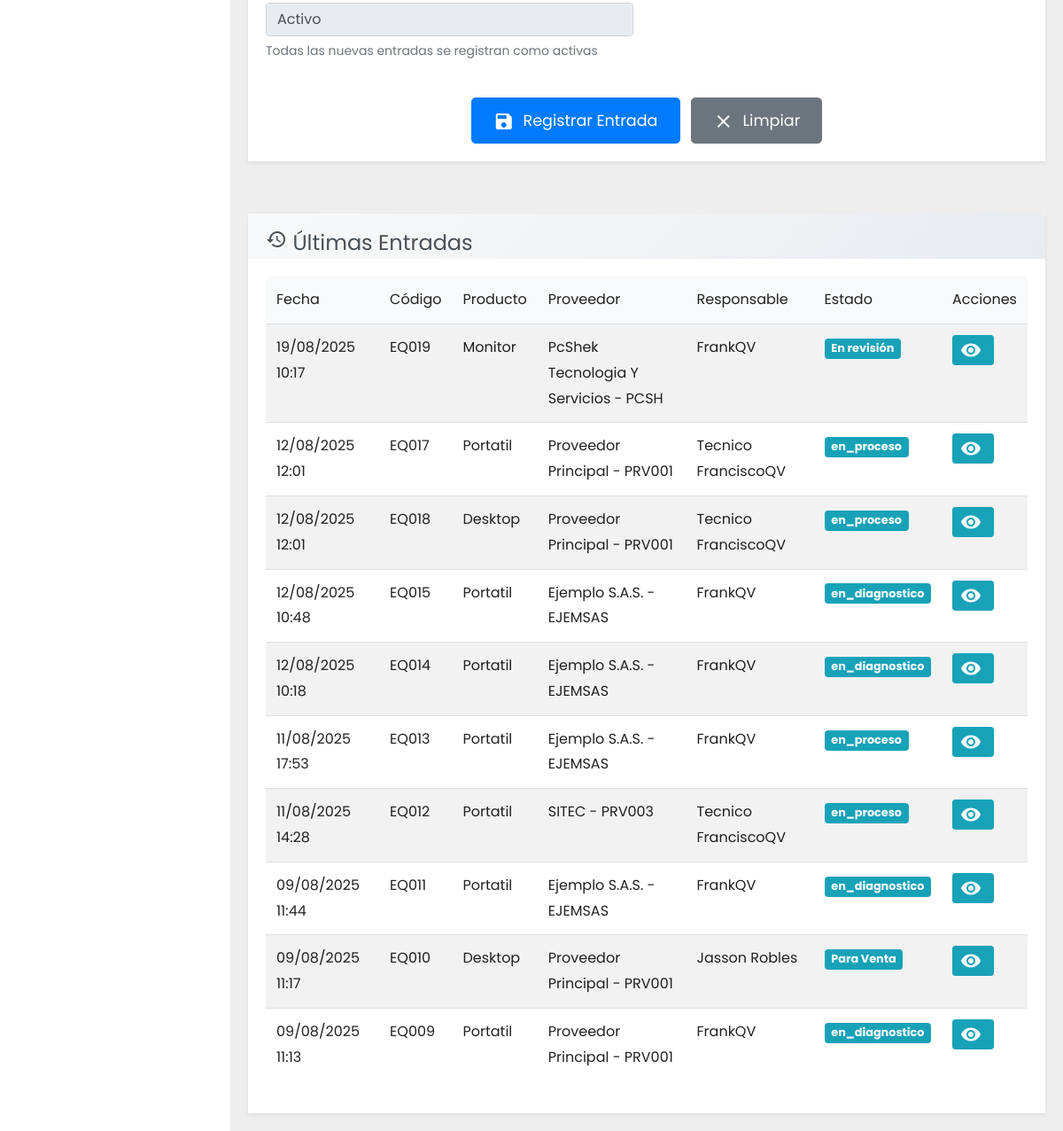
The page /frontend/bodega/entradas.php (signed in, lower part) on the database as committed earlier.
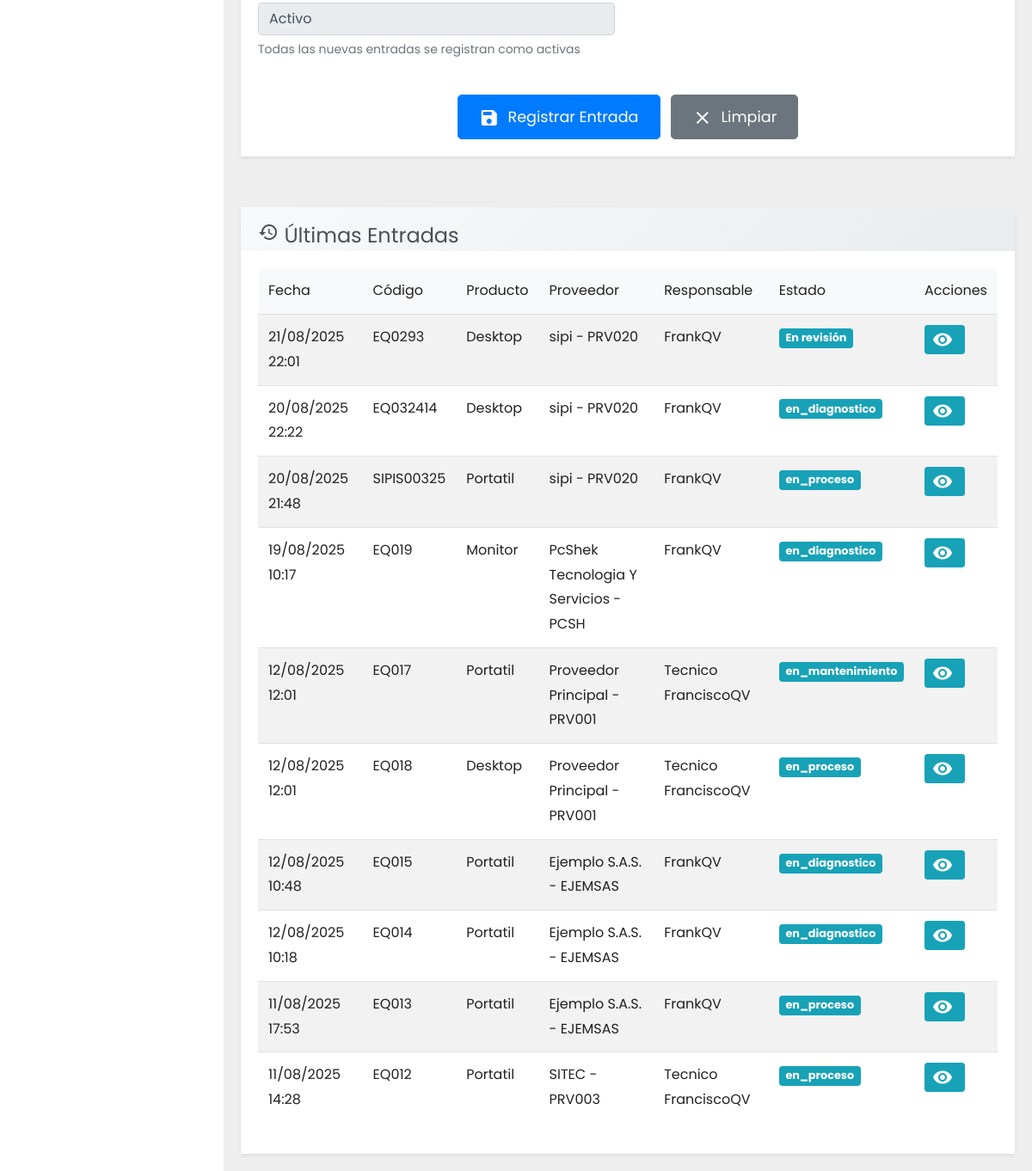
The same page on the database as committed later.
### tables this page shows
CREATE TABLE `bodega_entradas` (
  `id` int NOT NULL,
  `inventario_id` int NOT NULL COMMENT 'ID del equipo en inventario',
  `fecha_entrada` datetime NOT NULL DEFAULT CURRENT_TIMESTAMP,
  `proveedor_id` int NOT NULL COMMENT 'ID del proveedor',
  `usuario_id` int NOT NULL COMMENT 'ID del usuario que registra',
  `cantidad` int NOT NULL DEFAULT '1',
  `observaciones` text
);

CREATE TABLE `bodega_inventario` (
  `id` int NOT NULL,
  `codigo_g` varchar(50) NOT NULL COMMENT 'Código general del equipo',
  `ubicacion` varchar(100) NOT NULL COMMENT 'Zona específica en bodega/laboratorio',
  `posicion` varchar(50) NOT NULL COMMENT 'Posición exacta dentro de la ubicación',
  `fecha_ingreso` datetime NOT NULL DEFAULT CURRENT_TIMESTAMP,
  `fecha_modificacion` datetime NOT NULL DEFAULT CURRENT_TIMESTAMP ON UPDATE CURRENT_TIMESTAMP,
  `producto` varchar(50) NOT NULL COMMENT 'Tipo de producto (Laptop, Desktop, Monitor, AIO, etc.)',
  `marca` varchar(50) NOT NULL COMMENT 'Marca del equipo',
  `serial` varchar(100) NOT NULL COMMENT 'Número de serie del fabricante',
  `modelo` varchar(100) NOT NULL COMMENT 'Modelo o Referencia del equipo',
  `procesador` varchar(100) DEFAULT NULL COMMENT 'Especificaciones del procesador',
  `ram` varchar(50) DEFAULT NULL COMMENT 'Memoria RAM instalada',
  `disco` varchar(100) DEFAULT NULL COMMENT 'Tipo y capacidad del disco',
  `pulgadas` varchar(20) DEFAULT NULL COMMENT 'Tamaño de pantalla',
  `observaciones` text COMMENT 'Notas técnicas y observaciones',
  `grado` varchar(10) NOT NULL COMMENT 'Clasificación según procedimiento técnico (antes ENUM)',
  `disposicion` varchar(50) NOT NULL COMMENT 'Estado actual del equipo en el proceso',
  `estado` varchar(20) NOT NULL DEFAULT 'activo',
  `tecnico_id` int DEFAULT NULL,
  `pedido_id` int DEFAULT NULL,
  `producto_id` int DEFAULT NULL,
  `tactil` text,
  `lote` varchar(50) DEFAULT NULL,
  `activo_fijo` varchar(50) DEFAULT NULL
);

CREATE TABLE `proveedores` (
  `id` int NOT NULL,
  `privado` int DEFAULT NULL,
  `nombre` varchar(30) DEFAULT NULL,
  `celu` varchar(50) DEFAULT NULL,
  `correo` varchar(30) DEFAULT NULL,
  `dire` varchar(30) DEFAULT NULL,
  `cuiprov` varchar(30) DEFAULT NULL,
  `nomenclatura` varchar(10) DEFAULT NULL,
  `nit` int DEFAULT NULL,
  `fecha_creacion` timestamp NOT NULL DEFAULT CURRENT_TIMESTAMP,
  `fecha_actualizacion` timestamp NOT NULL DEFAULT CURRENT_TIMESTAMP ON UPDATE CURRENT_TIMESTAMP
);

CREATE TABLE `usuarios` (
  `id` int NOT NULL,
  `nombre` varchar(30) NOT NULL,
  `usuario` varchar(45) NOT NULL,
  `correo` varchar(30) NOT NULL,
  `clave` text NOT NULL,
  `rol` char(1) NOT NULL,
  `foto` text,
  `estado` char(1) NOT NULL,
  `fere` timestamp NOT NULL DEFAULT CURRENT_TIMESTAMP,
  `idsede` varchar(25) DEFAULT NULL
);

### frontend/bodega/entradas.php (the view, shortened to what the changed rows need)
<?php
require_once '../../config/ctconex.php';
?>
<?php if (isset($_SESSION['id'])) { ?>
<!DOCTYPE html>
<html lang="es">
<head>
<link rel="stylesheet" href="../../backend/css/bootstrap.min.css">
<link rel="stylesheet" href="../../backend/css/custom.css">
<link rel="stylesheet" href="../../backend/css/loader.css">
</head>
<body>
<div class="wrapper">
    <div id="content">
        <div class="main-content">
            <div class="row mt-4">
                <div class="col-md-12">
                    <div class="card slide-in">
                        <div class="card-body">
                            <div class="table-responsive">
                                <table id="entradasTable" class="table table-striped table-hover">
                                    <thead>
                                        <tr>
                                            <th>Fecha</th>
                                            <th>Código</th>
                                            <th>Producto</th>
                                            <th>Proveedor</th>
                                            <th>Responsable</th>
                                            <th>Estado</th>
                                            <th>Acciones</th>
                                        </tr>
                                    </thead>
                                    <tbody>
                                        <?php
                                        try {
                                            $sql = "SELECT
                                                e.id,
                                                e.fecha_entrada,
                                                e.cantidad,
                                                e.observaciones as entrada_observaciones,
                                                i.codigo_g,
                                                i.producto,
                                                i.marca,
                                                i.modelo,
                                                i.serial,
                                                i.grado,
                                                i.disposicion,
                                                i.ubicacion,
                                                i.posicion,
                                                i.lote,
                                                p.nombre as proveedor_nombre,
                                                p.nomenclatura as proveedor_nomenclatura,
                                                u.nombre as usuario_nombre
                                            FROM bodega_entradas e
                                            LEFT JOIN bodega_inventario i ON e.inventario_id = i.id
                                            LEFT JOIN proveedores p ON e.proveedor_id = p.id
                                            LEFT JOIN usuarios u ON e.usuario_id = u.id
                                            ORDER BY e.fecha_entrada DESC
                                            LIMIT 10";
                                            $result = $connect->query($sql);
                                            if ($result && $result->rowCount() > 0) {
                                                while ($row = $result->fetch(PDO::FETCH_ASSOC)) {
                                                    echo "<tr>";
                                                    echo "<td>" . htmlspecialchars(date('d/m/Y H:i', strtotime($row['fecha_entrada']))) . "</td>";
                                                    echo "<td>" . htmlspecialchars($row['codigo_g'] ?? 'N/A') . "</td>";
                                                    echo "<td>" . htmlspecialchars($row['producto'] ?? 'N/A') . "</td>";
                                                    echo "<td>" . htmlspecialchars(($row['proveedor_nombre'] ?? 'N/A') .
                                                        ($row['proveedor_nomenclatura'] ? ' - ' . $row['proveedor_nomenclatura'] : '')) . "</td>";
                                                    echo "<td>" . htmlspecialchars($row['usuario_nombre'] ?? 'N/A') . "</td>";
                                                    echo "<td><span class='badge badge-info'>" . htmlspecialchars($row['disposicion'] ?? 'N/A') . "</span></td>";
                                                    echo "<td>
                                                    <button class='btn btn-info btn-sm view-btn' data-id='" . $row['id'] . "'
                                                    data-toggle='tooltip' title='Ver detalles'>
                                                    <i class='material-icons'>visibility</i>
                                                    </button>
                                                    </td>";
                                                    echo "</tr>";
                                                }
                                            } else {
                                                echo "<tr><td colspan='7' class='text-center'>No hay entradas registradas</td></tr>";
                                            }
                                        } catch (PDOException $e) {
                                            echo "<tr><td colspan='7' class='text-center text-danger'>Error al cargar datos: " . htmlspecialchars($e->getMessage()) . "</td></tr>";
                                            error_log("Error en consulta entradas: " . $e->getMessage());
                                        }
                                        ?>
                                    </tbody>
                                </table>
                            </div>
                        </div>
                    </div>
                </div>
            </div>
        </div>
    </div>
</div>
</body>
</html>
<?php } else {
header('Location: ../error404.php');
exit();
} ?>

Rows that differ between the two databases and show on the page:
no longer on this page (row unchanged): bodega_entradas: fecha_entrada "09/08/2025 11:44", bodega_inventario.codigo_g "EQ011", bodega_inventario.producto "Portatil", proveedor.nomenclatura "Ejemplo S.A.S. - EJEMSAS", usuario.nombre "FrankQV", bodega_inventario.disposicion "en_diagnostico"
no longer on this page (row unchanged): bodega_entradas: fecha_entrada "09/08/2025 11:17", bodega_inventario.codigo_g "EQ010", bodega_inventario.producto "Desktop", proveedor.nomenclatura "Proveedor Principal - PRV001", usuario.nombre "Jasson Robles", bodega_inventario.disposicion "Para Venta"
no longer on this page (row unchanged): bodega_entradas: fecha_entrada "09/08/2025 11:13", bodega_inventario.codigo_g "EQ009", bodega_inventario.producto "Portatil", proveedor.nomenclatura "Proveedor Principal - PRV001", usuario.nombre "FrankQV", bodega_inventario.disposicion "en_diagnostico"
added bodega_entradas: fecha_entrada "21/08/2025 22:01", bodega_inventario.codigo_g "EQ0293", bodega_inventario.producto "Desktop", proveedor.nomenclatura "sipi - PRV020", usuario.nombre "FrankQV", bodega_inventario.disposicion "En revisión"
added bodega_entradas: fecha_entrada "20/08/2025 22:22", bodega_inventario.codigo_g "EQ032414", bodega_inventario.producto "Desktop", proveedor.nomenclatura "sipi - PRV020", usuario.nombre "FrankQV", bodega_inventario.disposicion "en_diagnostico"
added bodega_entradas: fecha_entrada "20/08/2025 21:48", bodega_inventario.codigo_g "SIPIS00325", bodega_inventario.producto "Portatil", proveedor.nomenclatura "sipi - PRV020", usuario.nombre "FrankQV", bodega_inventario.disposicion "en_proceso"
changed through a linked row, bodega_entradas "EQ019": bodega_inventario.disposicion "En revisión" → "en_diagnostico"
changed through a linked row, bodega_entradas "EQ017": bodega_inventario.disposicion "en_proceso" → "en_mantenimiento"
